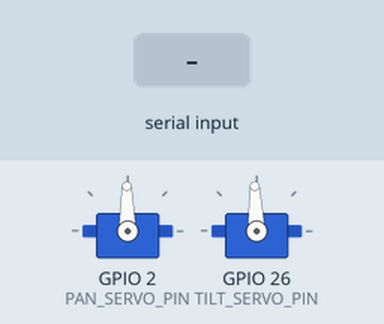
Recording of a program running on a simulated ESP32. Shown: 2 × servo. The test bench sets the inputs (shaded band). Servo pulses on a pin are drawn as a servo (544–2400 µs = 0–180°); what the program prints to the serial monitor is not drawn.

Above: at 1.2 s.
1.3 s: "90,45\n" received over Serial
Timing chart, 0 to 9.3 s (numbered marks = the images above; inputs shaded):
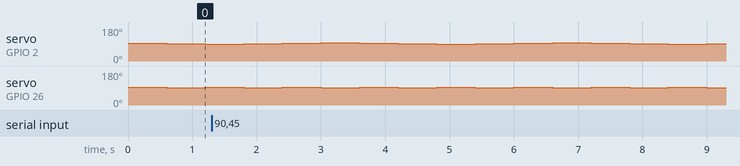

Measured:
- by itself, servo on GPIO 26 (TILT_SERVO_PIN): alternates 93° for 0.60 s and 92° for 0.60 s

The program:

main.cpp
```cpp
// (licence header left out)
#include <Arduino.h>
#include <cstdio>

namespace {
constexpr uint32_t SERIAL_BAUD = 115200;       // Serial Monitor speed used to receive simple target coordinates.
constexpr uint8_t PAN_SERVO_PIN = 2;           // NanoKit Pin 17, GPIO2, PWM-capable output for pan servo signal.
constexpr uint8_t TILT_SERVO_PIN = 26;         // NanoKit Pin 37, GPIO26, PWM-capable output for tilt servo signal.
constexpr uint16_t SERVO_PWM_HZ = 50;          // Hobby servos expect a 50 Hz control signal.
constexpr uint8_t SERVO_PWM_BITS = 16;         // High PWM resolution gives smooth pulse-width control.
constexpr uint16_t SERVO_MIN_US = 500;         // Conservative minimum pulse width for many 180-degree servos.
constexpr uint16_t SERVO_MAX_US = 2500;        // Conservative maximum pulse width for many 180-degree servos.
constexpr int FRAME_CENTER_X = 160;            // Example assumes a 320-pixel-wide tracking frame.
constexpr int FRAME_CENTER_Y = 120;            // Example assumes a 240-pixel-high tracking frame.
constexpr float TRACKING_GAIN = 0.035f;        // Small gain prevents jerky motion when the target is off center.

float panAngle = 90.0f;                        // Start centered so the camera points forward at boot.
float tiltAngle = 90.0f;                       // Start centered so the tilt mechanism is mechanically safe.
String serialLine;                             // Accumulates one coordinate command from Serial.
uint32_t lastDemoUpdateMs = 0;                 // Drives the built-in simulated target when no Serial command is sent.

uint32_t servoDutyFromAngle(float angleDegrees) {
  const float safeAngle = constrain(angleDegrees, 0.0f, 180.0f); // Clamp to servo-safe mechanical range.
  const float pulseUs = SERVO_MIN_US + (safeAngle / 180.0f) * (SERVO_MAX_US - SERVO_MIN_US); // Convert angle to pulse width.
  return static_cast<uint32_t>((pulseUs * ((1UL << SERVO_PWM_BITS) - 1UL)) / 20000.0f); // Convert 20 ms frame pulse to LEDC duty.
}

void writeServo(uint8_t pin, float angleDegrees) {
  ledcWrite(pin, servoDutyFromAngle(angleDegrees)); // Arduino-ESP32 3.x addresses LEDC by pin: write the duty that represents the requested angle.
}

void applyServoAngles() {
  writeServo(PAN_SERVO_PIN, panAngle);         // Update the pan servo with the latest computed horizontal angle.
  writeServo(TILT_SERVO_PIN, tiltAngle);       // Update the tilt servo with the latest computed vertical angle.
}

void updateTrackingFromTarget(int targetX, int targetY) {
  const int errorX = targetX - FRAME_CENTER_X; // Positive error means the target is to the right of center.
  const int errorY = targetY - FRAME_CENTER_Y; // Positive error means the target is below the vertical center.

  panAngle = constrain(panAngle + errorX * TRACKING_GAIN, 20.0f, 160.0f);  // Move pan gradually and avoid hard end stops.
  tiltAngle = constrain(tiltAngle - errorY * TRACKING_GAIN, 30.0f, 150.0f); // Invert Y because screen down usually means servo tilt down.
  applyServoAngles();                         // Send the corrected angles to the PWM outputs.

  Serial.print("Target X=");                 // Report the received target for learning and debugging.
  Serial.print(targetX);
  Serial.print(" Y=");
  Serial.print(targetY);
  Serial.print(" -> pan=");
  Serial.print(panAngle, 1);
  Serial.print(" tilt=");
  Serial.println(tiltAngle, 1);
}

bool parseTargetLine(const String& line, int& targetX, int& targetY) {
  return std::sscanf(line.c_str(), "X=%d Y=%d", &targetX, &targetY) == 2; // Accept commands like X=170 Y=110.
}

void readSerialTarget() {
  while (Serial.available() > 0) {            // Read all incoming bytes so the parser stays responsive.
    const char incoming = static_cast<char>(Serial.read()); // Pull one byte from the USB Serial buffer.

    if (incoming == '\n' || incoming == '\r') { // Newline means the coordinate command is complete.
      if (serialLine.length() > 0) {          // Skip empty lines produced by different Serial Monitor settings.
        int targetX = FRAME_CENTER_X;
        int targetY = FRAME_CENTER_Y;
        if (parseTargetLine(serialLine, targetX, targetY)) { // Validate the coordinate format before moving hardware.
          updateTrackingFromTarget(targetX, targetY);
        } else {
          Serial.println("Use format: X=160 Y=120"); // Teach the correct command instead of failing silently.
        }
        serialLine = "";                     // Clear the buffer for the next command.
      }
    } else {
      serialLine += incoming;                 // Store regular characters until a newline arrives.
    }
  }
}

void runDemoTargetWhenIdle() {
  const uint32_t nowMs = millis();             // Use a timestamp so demo motion is non-blocking.
  if (nowMs - lastDemoUpdateMs < 600) {        // Slow demo movement makes servo behavior easy to observe.
    return;
  }

  lastDemoUpdateMs = nowMs;                    // Save the time for the next demo step.
  const int phase = (nowMs / 600) % 6;          // Repeat a small target path across the frame.
  const int demoX = 80 + phase * 32;            // Move horizontally across the simulated image.
  const int demoY = (phase % 2 == 0) ? 90 : 150; // Alternate vertical position to show tilt correction.
  updateTrackingFromTarget(demoX, demoY);       // Feed the simulated target into the same tracking algorithm.
}
} // namespace

void setup() {
  Serial.begin(SERIAL_BAUD);                    // Start Serial for coordinate input and tracking logs.
  ledcAttach(PAN_SERVO_PIN, SERVO_PWM_HZ, SERVO_PWM_BITS);  // Give GPIO2 its own LEDC channel with 50 Hz servo timing.
  ledcAttach(TILT_SERVO_PIN, SERVO_PWM_HZ, SERVO_PWM_BITS); // Give GPIO26 its own LEDC channel with the same timing.
  applyServoAngles();                          // Move both servos to the safe center position.
  Serial.println("NanoKit camera tracking example ready.");
  Serial.println("Send coordinates as: X=160 Y=120");
}

void loop() {
  readSerialTarget();                           // Prefer real coordinates from Serial when a vision program sends them.
  if (serialLine.length() == 0) {               // If no partial command is being typed, run a safe built-in demo path.
    runDemoTargetWhenIdle();                    // Demo mode lets the project move immediately after upload.
  }
}
```
